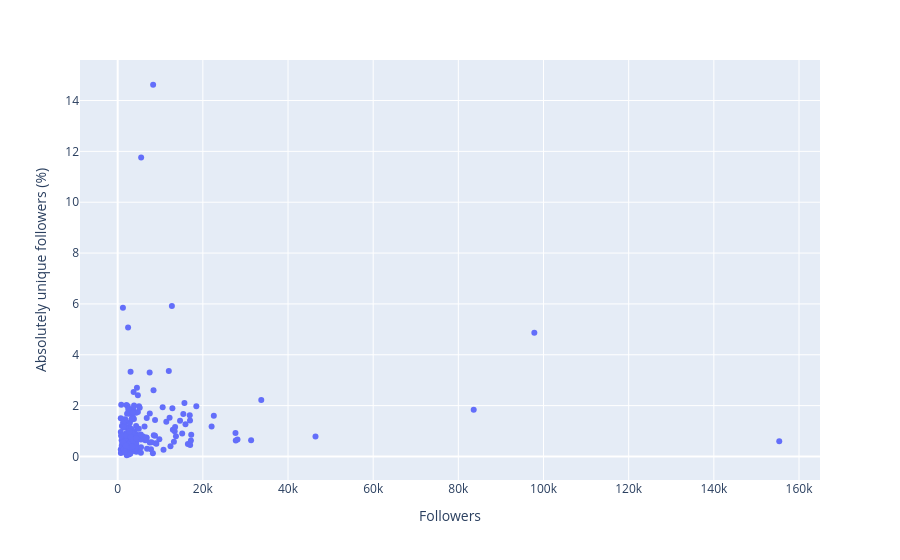

Source (notebook cell):
### Markdown cell above
#### Количество абсолютных уникалов среди фолловеров

### Code cell
follows_count = []
abs_unique = []
for vtuber in data.vtuber_names:
    follows_count.append(len(data.vtuber_followers[vtuber]))
for vtuber in data.vtuber_names:
    vtuber_abs_unique = 0
    for follower in data.vtuber_followers[vtuber]:
        if follower.user is not None and follower.user.follows_count == 1:
            vtuber_abs_unique += 1
    abs_unique.append(vtuber_abs_unique)
abs_unique = np.array(abs_unique)
follows_count = np.array(follows_count)

df = pd.DataFrame({
    "Absolutely unique followers (%)": abs_unique / follows_count * 100,
    "Followers": follows_count,
    "Vtuber": vtuber_names,
})
fig = px.scatter(df, x="Followers", y="Absolutely unique followers (%)", hover_name="Vtuber")
fig.show()

### Figure 1 — Plotly figure (JSON) as saved in the notebook; plotly's stock layout.template omitted (floating-point values rounded to 4 significant figures; data arrays with more than 128 entries replaced by an {"elided": "..."} marker saying what was removed)
{"data": [{"hovertemplate": "<b>%{hovertext}</b><br><br>Followers=%{x}<br>Absolutely unique followers (%)=%{y}<extra></extra>", "hovertext": {"elided": "254 str values"}, "legendgroup": "", "marker": {"color": "#636efa", "symbol": "circle"}, "mode": "markers", "name": "", "orientation": "v", "showlegend": false, "type": "scatter", "x": {"elided": "254 int values"}, "xaxis": "x", "y": {"elided": "254 float values"}, "yaxis": "y"}], "layout": {"legend": {"tracegroupgap": 0}, "margin": {"t": 60}, "xaxis": {"anchor": "y", "domain": [0, 1], "title": {"text": "Followers"}}, "yaxis": {"anchor": "x", "domain": [0, 1], "title": {"text": "Absolutely unique followers (%)"}}}}
